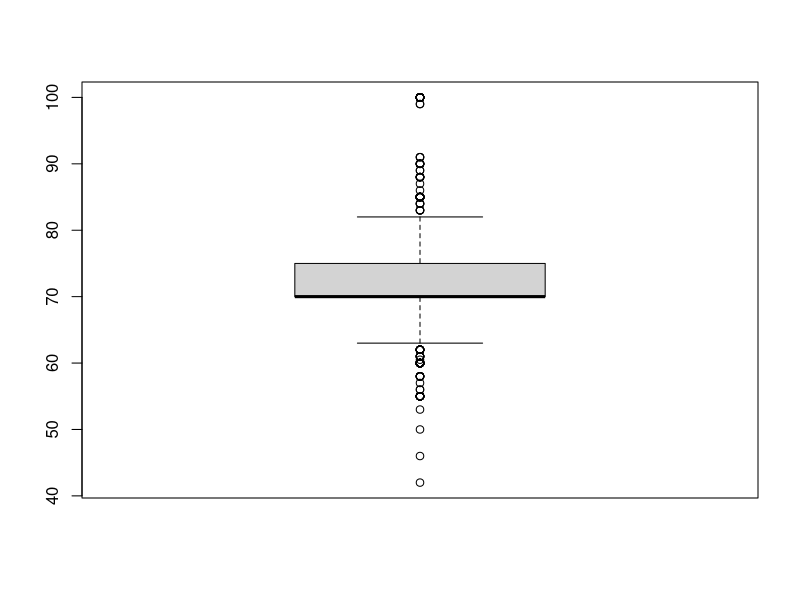

Reproduce this figure in R.
# Data is filthy.

# 1. Load the dataset
choco <- read.csv("choco_wprice.csv", stringsAsFactors = FALSE)

# 2. Let's look at the dataset as a whole first:
summary(choco)

# 3. Missing values - Deleting
# 3.1. Let's see how many missing values per attribute are there.
missing_values_count <- sapply(choco, function(x) sum(x == "" | is.na(x))) # That is, the sum of every blank or N/A value
print(missing_values_count)

# 3.2. Now, let's see the proportion of values that are empty. "Bean.Type" is quite offending. 
# As a rule of thumb, an attribute with over 50, maybe 60% missing data is a candidate for deletion in a static dataset.
missing_values_proportion <- sapply(choco, function(x) sum(x == "" | is.na(x)) / nrow(choco))
print(missing_values_proportion)

# 3.3. For the sake of practice, let's delete attributes which are missing 50% or more of their values.
atts_to_delete <- which(missing_values_proportion >= 0.5)
choco <- choco[, -atts_to_delete]

# 4. Missing values replacing
# Now, let's go back to our attributes and see if there are any whose values can be estimated
# We could replace with 0, replace with mean, or replace with median.

# For example, look at Bar.Price. 30% of the values are missing, so we could try to estimate them, but 0 would be the worst possible replacement.
# So, replacing it with the mean is better:

choco$Bar.Price[is.na(choco$Bar.Price)] <- mean(choco$Bar.Price, na.rm = TRUE)

# We can also apply stratified replacement. Let's look at Rating
sum(is.na(choco$Rating)) # The missing ratings
# We can estimate their rating according to the median result obtained by the company. For example:
per_comp = aggregate(choco$Rating, by=list(choco$Company), na.rm=TRUE, median)
colnames(per_comp) = c("Company", "MRating")

# Let's replace some values manually
choco$Rating[is.na(choco$Rating) & choco$Company == "Vicuna"] <- per_comp$Rating[per_comp$Company == "Vicuna"]
choco$Rating[is.na(choco$Rating) & choco$Company == "Zokoko"] <- per_comp$Rating[per_comp$Company == "Zokoko"]
choco$Rating[is.na(choco$Rating) & choco$Company == "Videri"] <- per_comp$Rating[per_comp$Company == "Videri"]

# 5. Outliers
boxplot(choco$Cocoa.Percent) 
# We can see possible outliers here. In a boxplot, R will show values more than three stdevs away from the median as outliers. 
# Could these really be of extremely high/low quality or simply anomalies? Judgment call!